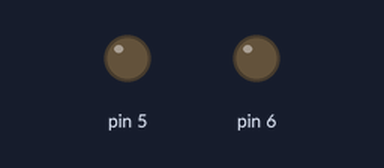
Bench run of a sketch on a simulated Arduino Uno, built with avr-gcc and run on an emulated ATmega328P. Shown: output pins drawn as LEDs (lit = HIGH).

Above: at 0.15 s.
Timing chart, 0 to 1.6 s (numbered marks = the images above):
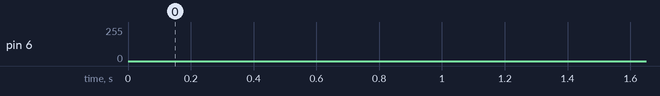

The sketch:

sketch_sep11b.ino
```cpp
void setup() {
  // put your setup code here, to run once:

}

void loop() {
  // put your main code here, to run repeatedly:

  for(int i = 0; i<255; i++){
    analogWrite(5, i);
    analogWrite(6, 0);
    delay(5);
  }

  for(int i = 0; i<255; i++){
    analogWrite(5, 255-i);
    analogWrite(6, 0);
    delay(5);
  }

  for(int i = 0; i<255; i++){
    analogWrite(5, 0);
    analogWrite(6, i);
    delay(5);
  }

  for(int i = 0; i<255; i++){
    analogWrite(5, 0);
    analogWrite(6, 255-i);
    delay(5);
  }

}
```
